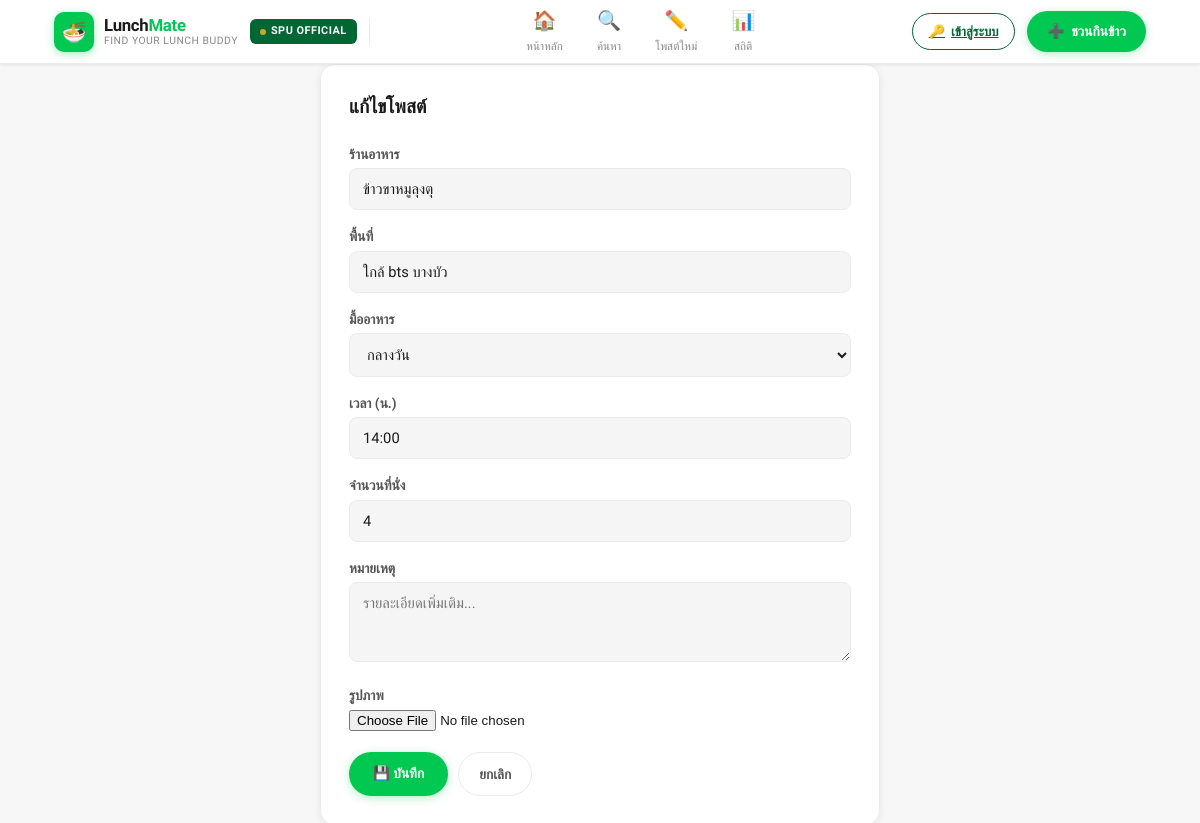
The app's page /edit/10/ with its own data.
### posts/models.py (models this page shows, shortened)
class LunchPost(models.Model):
    MEAL_CHOICES = [
        ('เช้า', 'เช้า'),
        ('กลางวัน', 'กลางวัน'),
        ('เย็น', 'เย็น'),
        ('ดึก', 'ดึก'),
    ]
    owner       = models.ForeignKey(User, on_delete=models.CASCADE, null=True, blank=True)
    image       = models.ImageField(upload_to='posts/', blank=True, null=True)
    name        = models.CharField(max_length=100)
    restaurant  = models.CharField(max_length=200)
    area        = models.CharField(max_length=200, blank=True)
    meal        = models.CharField(max_length=20, choices=MEAL_CHOICES, default='กลางวัน')
    time        = models.CharField(max_length=10)
    slots       = models.IntegerField(default=4)
    joined      = models.IntegerField(default=1)
    note        = models.TextField(blank=True)
    created_at  = models.DateTimeField(auto_now_add=True)
    members     = models.ManyToManyField(User, related_name='joined_posts', blank=True)
    class Meta:
        ordering = ['-created_at']

### posts/views.py (the view)
# urls.py: path('edit/<int:pk>/', views.post_edit, name='post_edit'),
def post_edit(request, pk):
    post = get_object_or_404(LunchPost, pk=pk)
    form = LunchPostForm(request.POST or None, request.FILES or None, instance=post)
    if form.is_valid():
        form.save()
        return redirect('feed')
    return render(request, 'posts/form.html', {'form': form, 'title': 'แก้ไขโพสต์'})

### posts/forms.py
class LunchPostForm(forms.ModelForm):
    class Meta:
        model = LunchPost
        fields = ['restaurant', 'area', 'meal', 'time', 'slots', 'note', 'image']
        widgets = {
            'restaurant': forms.TextInput(attrs={**TEXT_ATTRS, 'placeholder': 'เช่น โรงอาหารตึก IT'}),
            'area':       forms.TextInput(attrs={**TEXT_ATTRS, 'placeholder': 'เช่น ใกล้ BTS บางนา'}),
            'meal':       forms.Select(attrs=SELECT_ATTRS),
            'time':       forms.TextInput(attrs={**TEXT_ATTRS, 'placeholder': 'เช่น 12:00'}),
            'slots':      forms.NumberInput(attrs={**TEXT_ATTRS}),
            'note':       forms.Textarea(attrs={**TEXTAREA_ATTRS, 'rows': 3, 'placeholder': 'รายละเอียดเพิ่มเติม...'}),
        }
        labels = {
            'restaurant': 'ร้านอาหาร',
            'area':       'พื้นที่',
            'meal':       'มื้ออาหาร',
            'time':       'เวลา (น.)',
            'slots':      'จำนวนที่นั่ง',
            'note':       'หมายเหตุ',
            'image':      'รูปภาพ',
        }

### posts/templates/posts/form.html (shortened to what this page needs)
{% extends 'posts/base.html' %}
{% block content %}
<div style="max-width:560px;margin:0 auto;background:#fff;border:1px solid #ebebeb;border-radius:14px;padding:28px;box-shadow:0 2px 8px rgba(0,0,0,.07)">
  <h2 style="font-family:'Prompt',sans-serif;font-weight:800;font-size:1.2rem;margin-bottom:22px">{{ title }}</h2>
  <form method="post" enctype="multipart/form-data">
    {% for field in form %}
    <div style="margin-bottom:16px">
      <label style="font-size:.85rem;font-weight:600;color:#555;display:block;margin-bottom:4px;font-family:'Prompt',sans-serif">{{ field.label }}</label>
      {{ field }}
    </div>
    {% endfor %}
    <div style="display:flex;gap:10px;margin-top:20px">
      <button type="submit" class="btn-cta" style="padding:11px 24px;border-radius:99px;font-family:'Prompt',sans-serif">💾 บันทึก</button>
      <a href="{% url 'feed' %}" style="padding:11px 20px;border-radius:99px;border:1.5px solid #ebebeb;background:#fff;font-family:'Prompt',sans-serif;font-size:.85rem;font-weight:700;color:#555;text-decoration:none;display:inline-flex;align-items:center;">ยกเลิก</a>
    </div>
  </form>
</div>
{% endblock %}

### posts/static/posts/style.css (style rules this page uses)
:root { --lm-green: #00C851; --lm-green2: #00A843; --lm-green3: #E8FAF0; --lm-dark: #1A1A1A; --lm-gray: #F5F5F5; --lm-border: #EBEBEB; --lm-text: #1A1A1A; --lm-text2: #888888; --lm-text3: #BBBBBB; --lm-white: #FFFFFF; --lm-red: #FF3B30; --lm-yellow: #FFD60A; --lm-orange: #FF9500; --spu-green: #006633; --spu-gold: #CFA526; --spu-light: #E8F5EE; --primary: var(--lm-green); --primary-dk: var(--lm-green2); --primary-lt: var(--lm-green3); --nav-h: 64px; --max-w: 1140px; --r: 12px; --rs: 8px; --shadow-sm: 0 1px 4px rgba(0,0,0,.08); --shadow-md: 0 4px 16px rgba(0,0,0,.10); --shadow-lg: 0 8px 32px rgba(0,0,0,.12); }
*, *::before, *::after { margin:0; padding:0; box-sizing:border-box; }
html { scroll-behavior:smooth; overflow-x:hidden; }
body { font-family:'Sarabun',sans-serif; background:#F7F7F7; color:var(--lm-text); min-height:100vh; font-size:15px; line-height:1.5; overflow-x:hidden; }
.btn-cta { display:flex; align-items:center; gap:7px; background:var(--primary); color:#fff; border:none; font-family:'Prompt',sans-serif; font-weight:700; font-size:.85rem; padding:10px 20px; border-radius:99px; cursor:pointer; transition:all .2s; flex-shrink:0; white-space:nowrap; box-shadow:0 2px 10px rgba(0,200,81,.3); text-decoration:none; }
.fi, .fs, .fta { width:100%; background:var(--lm-gray); border:1.5px solid var(--lm-border); border-radius:var(--rs); padding:11px 13px; font-family:'Sarabun',sans-serif; font-size:.92rem; color:var(--lm-text); outline:none; transition:all .18s; }
.fta { resize:vertical; min-height:80px; }
.btn-join, .btn-cta, .btn-sub, .btn-save { position: relative; overflow: hidden; }

### records on screen
LunchPost: form "ข้าวขาหมูลุงตุ" "ใกล้ bts บางบัว" "กลางวัน" "14:00" "4"

### other values on screen
{{ title }} "แก้ไขโพสต์"
{{ field.label }} "ร้านอาหาร" "พื้นที่" "มื้ออาหาร" "เวลา (น.)" "จำนวนที่นั่ง" "หมายเหตุ" "รูปภาพ"
